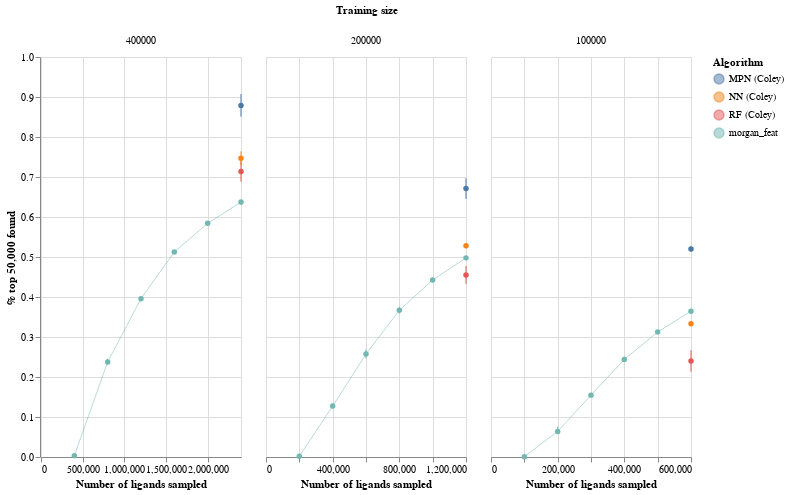

Write notebook code for a chart like this one.
### Code cell
error_bars = alt.Chart(concat).mark_errorbar(extent='ci').encode(
  x=alt.X('N ligands explored:Q',title='Number of ligands sampled'),
  y=alt.Y('% top-k found:Q', title='% top 50,000 found'),
    color=alt.Color('Algorithm')
)

points = alt.Chart(concat).mark_point(filled=True, color='black').encode(
  x=alt.X('N ligands explored:Q'),
  y=alt.Y('% top-k found:Q',aggregate='mean',title='% top 50,000 found'),
    color=alt.Color('Algorithm')
)

line = alt.Chart(concat).mark_line(color='black',size=1,opacity=0.5).encode(
  x=alt.X('N ligands explored:Q'),
  y=alt.Y('% top-k found:Q',aggregate='mean',title='% top 50,000 found'),
    color=alt.Color('Algorithm')
)

ch = (error_bars+points+line).properties(height=400,width=200).facet(
    column=alt.Column('Training size:N',sort=alt.Sort([0.004, 0.002, 0.001])),
).resolve_scale(x='independent')
ch

### Figure 1 — Vega-Lite specification as saved in the notebook (floating-point values rounded to 4 significant figures)
{"config": {"view": {"continuousWidth": 400, "continuousHeight": 300}}, "data": {"name": "data-a30ae7a39dba8725fa4a2c74a609cd6f"}, "facet": {"column": {"type": "nominal", "field": "Training size", "sort": [0.004, 0.002, 0.001]}}, "spec": {"layer": [{"mark": {"type": "errorbar", "extent": "ci"}, "encoding": {"color": {"type": "nominal", "field": "Algorithm"}, "x": {"type": "quantitative", "field": "N ligands explored", "title": "Number of ligands sampled"}, "y": {"type": "quantitative", "field": "% top-k found", "title": "% top 50,000 found"}}}, {"mark": {"type": "point", "color": "black", "filled": true}, "encoding": {"color": {"type": "nominal", "field": "Algorithm"}, "x": {"type": "quantitative", "field": "N ligands explored"}, "y": {"type": "quantitative", "aggregate": "mean", "field": "% top-k found", "title": "% top 50,000 found"}}}, {"mark": {"type": "line", "color": "black", "opacity": 0.5, "size": 1}, "encoding": {"color": {"type": "nominal", "field": "Algorithm"}, "x": {"type": "quantitative", "field": "N ligands explored"}, "y": {"type": "quantitative", "aggregate": "mean", "field": "% top-k found", "title": "% top 50,000 found"}}}], "height": 400, "width": 200}, "resolve": {"scale": {"x": "independent"}}, "$schema": "https://vega.github.io/schema/vega-lite/v4.8.1.json", "datasets": {"data-a30ae7a39dba8725fa4a2c74a609cd6f": [{"Unnamed: 0": 0.0, "Algorithm": "morgan_feat", "Training size": 400000, "N ligands explored": 400000, "% top-k found": 0.003321}, {"Unnamed: 0": 1.0, "Algorithm": "morgan_feat", "Training size": 400000, "N ligands explored": 800000, "% top-k found": 0.2356}, {"Unnamed: 0": 2.0, "Algorithm": "morgan_feat", "Training size": 400000, "N ligands explored": 1200000, "% top-k found": 0.3971}, {"Unnamed: 0": 3.0, "Algorithm": "morgan_feat", "Training size": 400000, "N ligands explored": 1600000, "% top-k found": 0.5094}, {"Unnamed: 0": 4.0, "Algorithm": "morgan_feat", "Training size": 400000, "N ligands explored": 2000000, "% top-k found": 0.5784}, {"Unnamed: 0": 5.0, "Algorithm": "morgan_feat", "Training size": 400000, "N ligands explored": 2400000, "% top-k found": 0.632}, {"Unnamed: 0": 6.0, "Algorithm": "morgan_feat", "Training size": 200000, "N ligands explored": 200000, "% top-k found": 0.001686}, {"Unnamed: 0": 7.0, "Algorithm": "morgan_feat", "Training size": 200000, "N ligands explored": 400000, "% top-k found": 0.1279}, {"Unnamed: 0": 8.0, "Algorithm": "morgan_feat", "Training size": 200000, "N ligands explored": 600000, "% top-k found": 0.269}, {"Unnamed: 0": 9.0, "Algorithm": "morgan_feat", "Training size": 200000, "N ligands explored": 800000, "% top-k found": 0.3754}, {"Unnamed: 0": 10.0, "Algorithm": "morgan_feat", "Training size": 200000, "N ligands explored": 1000000, "% top-k found": 0.447}, {"Unnamed: 0": 11.0, "Algorithm": "morgan_feat", "Training size": 200000, "N ligands explored": 1200000, "% top-k found": 0.4979}, {"Unnamed: 0": 12.0, "Algorithm": "morgan_feat", "Training size": 100000, "N ligands explored": 100000, "% top-k found": 0.0009119}, {"Unnamed: 0": 13.0, "Algorithm": "morgan_feat", "Training size": 100000, "N ligands explored": 200000, "% top-k found": 0.07572}, {"Unnamed: 0": 14.0, "Algorithm": "morgan_feat", "Training size": 100000, "N ligands explored": 300000, "% top-k found": 0.162}, {"Unnamed: 0": 15.0, "Algorithm": "morgan_feat", "Training size": 100000, "N ligands explored": 400000, "% top-k found": 0.2496}, {"Unnamed: 0": 16.0, "Algorithm": "morgan_feat", "Training size": 100000, "N ligands explored": 500000, "% top-k found": 0.3148}, {"Unnamed: 0": 17.0, "Algorithm": "morgan_feat", "Training size": 100000, "N ligands explored": 600000, "% top-k found": 0.3647}, {"Unnamed: 0": 18.0, "Algorithm": "morgan_feat", "Training size": 400000, "N ligands explored": 400000, "% top-k found": 0.00363}, {"Unnamed: 0": 19.0, "Algorithm": "morgan_feat", "Training size": 400000, "N ligands explored": 800000, "% top-k found": 0.2455}, {"Unnamed: 0": 20.0, "Algorithm": "morgan_feat", "Training size": 400000, "N ligands explored": 1200000, "% top-k found": 0.395}, {"Unnamed: 0": 21.0, "Algorithm": "morgan_feat", "Training size": 400000, "N ligands explored": 1600000, "% top-k found": 0.5143}, {"Unnamed: 0": 22.0, "Algorithm": "morgan_feat", "Training size": 400000, "N ligands explored": 2000000, "% top-k found": 0.5857}, {"Unnamed: 0": 23.0, "Algorithm": "morgan_feat", "Training size": 400000, "N ligands explored": 2400000, "% top-k found": 0.6386}, {"Unnamed: 0": 24.0, "Algorithm": "morgan_feat", "Training size": 200000, "N ligands explored": 200000, "% top-k found": 0.001669}, {"Unnamed: 0": 25.0, "Algorithm": "morgan_feat", "Training size": 200000, "N ligands explored": 400000, "% top-k found": 0.1331}, {"Unnamed: 0": 26.0, "Algorithm": "morgan_feat", "Training size": 200000, "N ligands explored": 600000, "% top-k found": 0.2569}, {"Unnamed: 0": 27.0, "Algorithm": "morgan_feat", "Training size": 200000, "N ligands explored": 800000, "% top-k found": 0.3658}, {"Unnamed: 0": 28.0, "Algorithm": "morgan_feat", "Training size": 200000, "N ligands explored": 1000000, "% top-k found": 0.4442}, {"Unnamed: 0": 29.0, "Algorithm": "morgan_feat", "Training size": 200000, "N ligands explored": 1200000, "% top-k found": 0.4975}, {"Unnamed: 0": 30.0, "Algorithm": "morgan_feat", "Training size": 100000, "N ligands explored": 100000, "% top-k found": 0.0008775}, {"Unnamed: 0": 31.0, "Algorithm": "morgan_feat", "Training size": 100000, "N ligands explored": 200000, "% top-k found": 0.05745}, {"Unnamed: 0": 32.0, "Algorithm": "morgan_feat", "Training size": 100000, "N ligands explored": 300000, "% top-k found": 0.1517}, {"Unnamed: 0": 33.0, "Algorithm": "morgan_feat", "Training size": 100000, "N ligands explored": 400000, "% top-k found": 0.2411}, {"Unnamed: 0": 34.0, "Algorithm": "morgan_feat", "Training size": 100000, "N ligands explored": 500000, "% top-k found": 0.3124}, {"Unnamed: 0": 35.0, "Algorithm": "morgan_feat", "Training size": 100000, "N ligands explored": 600000, "% top-k found": 0.3636}, {"Unnamed: 0": 36.0, "Algorithm": "morgan_feat", "Training size": 400000, "N ligands explored": 400000, "% top-k found": 0.003355}, {"Unnamed: 0": 37.0, "Algorithm": "morgan_feat", "Training size": 400000, "N ligands explored": 800000, "% top-k found": 0.2312}, {"Unnamed: 0": 38.0, "Algorithm": "morgan_feat", "Training size": 400000, "N ligands explored": 1200000, "% top-k found": 0.3956}, {"Unnamed: 0": 39.0, "Algorithm": "morgan_feat", "Training size": 400000, "N ligands explored": 1600000, "% top-k found": 0.5143}, {"Unnamed: 0": 40.0, "Algorithm": "morgan_feat", "Training size": 400000, "N ligands explored": 2000000, "% top-k found": 0.5884}, {"Unnamed: 0": 41.0, "Algorithm": "morgan_feat", "Training size": 400000, "N ligands explored": 2400000, "% top-k found": 0.6412}, {"Unnamed: 0": 42.0, "Algorithm": "morgan_feat", "Training size": 200000, "N ligands explored": 200000, "% top-k found": 0.001721}, {"Unnamed: 0": 43.0, "Algorithm": "morgan_feat", "Training size": 200000, "N ligands explored": 400000, "% top-k found": 0.121}, {"Unnamed: 0": 44.0, "Algorithm": "morgan_feat", "Training size": 200000, "N ligands explored": 600000, "% top-k found": 0.2465}, {"Unnamed: 0": 45.0, "Algorithm": "morgan_feat", "Training size": 200000, "N ligands explored": 800000, "% top-k found": 0.3591}, {"Unnamed: 0": 46.0, "Algorithm": "morgan_feat", "Training size": 200000, "N ligands explored": 1000000, "% top-k found": 0.4368}, {"Unnamed: 0": 47.0, "Algorithm": "morgan_feat", "Training size": 200000, "N ligands explored": 1200000, "% top-k found": 0.4981}, {"Unnamed: 0": 48.0, "Algorithm": "morgan_feat", "Training size": 100000, "N ligands explored": 100000, "% top-k found": 0.0008603}, {"Unnamed: 0": 49.0, "Algorithm": "morgan_feat", "Training size": 100000, "N ligands explored": 200000, "% top-k found": 0.0585}, {"Unnamed: 0": 50.0, "Algorithm": "morgan_feat", "Training size": 100000, "N ligands explored": 300000, "% top-k found": 0.1503}, {"Unnamed: 0": 51.0, "Algorithm": "morgan_feat", "Training size": 100000, "N ligands explored": 400000, "% top-k found": 0.2412}, {"Unnamed: 0": 52.0, "Algorithm": "morgan_feat", "Training size": 100000, "N ligands explored": 500000, "% top-k found": 0.3104}, {"Unnamed: 0": 53.0, "Algorithm": "morgan_feat", "Training size": 100000, "N ligands explored": 600000, "% top-k found": 0.3646}, {"Unnamed: 0": null, "Algorithm": "RF (Coley)", "Training size": 400000, "N ligands explored": 2400000, "% top-k found": 0.6883}, {"Unnamed: 0": null, "Algorithm": "RF (Coley)", "Training size": 400000, "N ligands explored": 2400000, "% top-k found": 0.714}, {"Unnamed: 0": null, "Algorithm": "RF (Coley)", "Training size": 400000, "N ligands explored": 2400000, "% top-k found": 0.7397}, {"Unnamed: 0": null, "Algorithm": "NN (Coley)", "Training size": 400000, "N ligands explored": 2400000, "% top-k found": 0.7299}, {"Unnamed: 0": null, "Algorithm": "NN (Coley)", "Training size": 400000, "N ligands explored": 2400000, "% top-k found": 0.747}, {"Unnamed: 0": null, "Algorithm": "NN (Coley)", "Training size": 400000, "N ligands explored": 2400000, "% top-k found": 0.7641}, {"Unnamed: 0": null, "Algorithm": "MPN (Coley)", "Training size": 400000, "N ligands explored": 2400000, "% top-k found": 0.8508}, {"Unnamed: 0": null, "Algorithm": "MPN (Coley)", "Training size": 400000, "N ligands explored": 2400000, "% top-k found": 0.879}, {"Unnamed: 0": null, "Algorithm": "MPN (Coley)", "Training size": 400000, "N ligands explored": 2400000, "% top-k found": 0.9072}, {"Unnamed: 0": null, "Algorithm": "RF (Coley)", "Training size": 200000, "N ligands explored": 1200000, "% top-k found": 0.433}, {"Unnamed: 0": null, "Algorithm": "RF (Coley)", "Training size": 200000, "N ligands explored": 1200000, "% top-k found": 0.455}, {"Unnamed: 0": null, "Algorithm": "RF (Coley)", "Training size": 200000, "N ligands explored": 1200000, "% top-k found": 0.477}, {"Unnamed: 0": null, "Algorithm": "NN (Coley)", "Training size": 200000, "N ligands explored": 1200000, "% top-k found": 0.5219}, {"Unnamed: 0": null, "Algorithm": "NN (Coley)", "Training size": 200000, "N ligands explored": 1200000, "% top-k found": 0.528}, {"Unnamed: 0": null, "Algorithm": "NN (Coley)", "Training size": 200000, "N ligands explored": 1200000, "% top-k found": 0.5341}, {"Unnamed: 0": null, "Algorithm": "MPN (Coley)", "Training size": 200000, "N ligands explored": 1200000, "% top-k found": 0.6453}, {"Unnamed: 0": null, "Algorithm": "MPN (Coley)", "Training size": 200000, "N ligands explored": 1200000, "% top-k found": 0.671}, {"Unnamed: 0": null, "Algorithm": "MPN (Coley)", "Training size": 200000, "N ligands explored": 1200000, "% top-k found": 0.6967}, {"Unnamed: 0": null, "Algorithm": "RF (Coley)", "Training size": 100000, "N ligands explored": 600000, "% top-k found": 0.2131}, {"Unnamed: 0": null, "Algorithm": "RF (Coley)", "Training size": 100000, "N ligands explored": 600000, "% top-k found": 0.24}, {"Unnamed: 0": null, "Algorithm": "RF (Coley)", "Training size": 100000, "N ligands explored": 600000, "% top-k found": 0.2669}, {"Unnamed: 0": null, "Algorithm": "NN (Coley)", "Training size": 100000, "N ligands explored": 600000, "% top-k found": 0.3293}, {"Unnamed: 0": null, "Algorithm": "NN (Coley)", "Training size": 100000, "N ligands explored": 600000, "% top-k found": 0.333}, {"Unnamed: 0": null, "Algorithm": "NN (Coley)", "Training size": 100000, "N ligands explored": 600000, "% top-k found": 0.3367}, {"Unnamed: 0": null, "Algorithm": "MPN (Coley)", "Training size": 100000, "N ligands explored": 600000, "% top-k found": 0.5139}, {"Unnamed: 0": null, "Algorithm": "MPN (Coley)", "Training size": 100000, "N ligands explored": 600000, "% top-k found": 0.52}, {"Unnamed: 0": null, "Algorithm": "MPN (Coley)", "Training size": 100000, "N ligands explored": 600000, "% top-k found": 0.5261}]}}
